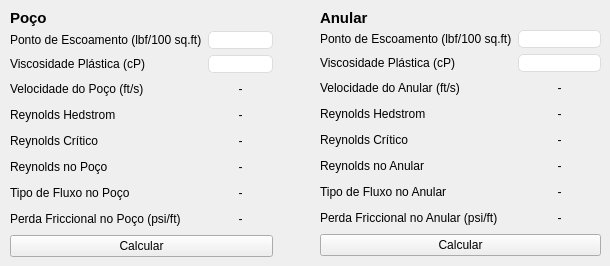
    <widget class="QWidget" name="tab_9">
     <attribute name="title">
      <string>           Modelo de Bigham            </string>
     </attribute>
     <widget class="QLabel" name="label_8">
      <property name="geometry">
       <rect>
        <x>320</x>
        <y>10</y>
        <width>201</width>
        <height>16</height>
       </rect>
      </property>
      <property name="font">
       <font>
        <pointsize>11</pointsize>
        <bold>true</bold>
       </font>
      </property>
      <property name="text">
       <string>Anular</string>
      </property>
     </widget>
     <widget class="QLabel" name="label_9">
      <property name="geometry">
       <rect>
        <x>10</x>
        <y>10</y>
        <width>201</width>
        <height>16</height>
       </rect>
      </property>
      <property name="font">
       <font>
        <pointsize>11</pointsize>
        <bold>true</bold>
       </font>
      </property>
      <property name="text">
       <string>Poço</string>
      </property>
     </widget>
     <widget class="QWidget" name="gridLayoutWidget_5">
      <property name="geometry">
       <rect>
        <x>10</x>
        <y>31</y>
        <width>263</width>
        <height>226</height>
       </rect>
      </property>
      <layout class="QGridLayout" name="gridLayout_5">
       <item row="2" column="0">
        <widget class="QLabel" name="lbnTituloVelocidadePocoBigham">
         <property name="font">
          <font>
           <pointsize>9</pointsize>
           <bold>false</bold>
          </font>
         </property>
         <property name="text">
          <string>Velocidade do Poço (ft/s)</string>
         </property>
         <property name="alignment">
          <set>Qt::AlignmentFlag::AlignLeading|Qt::AlignmentFlag::AlignLeft|Qt::AlignmentFlag::AlignVCenter</set>
         </property>
        </widget>
       </item>
       <item row="5" column="1">
        <widget class="QLabel" name="lbnReynoldsPocoBigham">
         <property name="styleSheet">
          <string notr="true"/>
         </property>
         <property name="text">
          <string>-</string>
         </property>
         <property name="alignment">
          <set>Qt::AlignmentFlag::AlignCenter</set>
         </property>
        </widget>
       </item>
       <item row="7" column="0">
        <widget class="QLabel" name="lbnTituloPerdaFriccionalPocoBigham">
         <property name="font">
          <font>
           <pointsize>9</pointsize>
           <bold>false</bold>
          </font>
         </property>
         <property name="text">
          <string>Perda Friccional no Poço (psi/ft)</string>
         </property>
         <property name="alignment">
          <set>Qt::AlignmentFlag::AlignLeading|Qt::AlignmentFlag::AlignLeft|Qt::AlignmentFlag::AlignVCenter</set>
         </property>
        </widget>
       </item>
       <item row="2" column="1">
        <widget class="QLabel" name="lbnVelocidadePocoBigham">
         <property name="styleSheet">
          <string notr="true"/>
         </property>
         <property name="text">
          <string>-</string>
         </property>
         <property name="alignment">
          <set>Qt::AlignmentFlag::AlignCenter</set>
         </property>
        </widget>
       </item>
       <item row="8" column="0" colspan="2">
        <widget class="QPushButton" name="btnCalcularModeloBighamPoco">
         <property name="font">
          <font>
           <pointsize>9</pointsize>
           <bold>false</bold>
          </font>
         </property>
         <property name="text">
          <string>Calcular</string>
         </property>
        </widget>
       </item>
       <item row="0" column="1">
        <widget class="QLineEdit" name="editPontoEscoamentoPoco">
         <property name="styleSheet">
          <string notr="true">border: 1px solid #dddddd;  /* borda cinza bem leve */
border-radius: 5px;</string>
         </property>
        </widget>
       </item>
       <item row="3" column="0">
        <widget class="QLabel" name="lbnTituloHedstromPocoBigham">
         <property name="font">
          <font>
           <pointsize>9</pointsize>
           <bold>false</bold>
          </font>
         </property>
         <property name="text">
          <string>Reynolds Hedstrom</string>
         </property>
         <property name="alignment">
          <set>Qt::AlignmentFlag::AlignLeading|Qt::AlignmentFlag::AlignLeft|Qt::AlignmentFlag::AlignVCenter</set>
         </property>
        </widget>
       </item>
       <item row="1" column="0">
        <widget class="QLabel" name="lbnTituloViscosidadePlasticaPoco">
         <property name="font">
          <font>
           <pointsize>9</pointsize>
           <bold>false</bold>
          </font>
         </property>
         <property name="text">
          <string>Viscosidade Plástica (cP)</string>
         </property>
         <property name="alignment">
          <set>Qt::AlignmentFlag::AlignLeading|Qt::AlignmentFlag::AlignLeft|Qt::AlignmentFlag::AlignVCenter</set>
         </property>
        </widget>
       </item>
       <item row="7" column="1">
        <widget class="QLabel" name="lbnPerdaFriccionalPocoBigham">
         <property name="styleSheet">
          <string notr="true"/>
         </property>
         <property name="text">
          <string>-</string>
         </property>
         <property name="alignment">
          <set>Qt::AlignmentFlag::AlignCenter</set>
         </property>
        </widget>
       </item>
       <item row="1" column="1">
        <widget class="QLineEdit" name="editViscosidadePlasticaPoco">
         <property name="styleSheet">
          <string notr="true">border: 1px solid #dddddd;  /* borda cinza bem leve */
border-radius: 5px;</string>
         </property>
        </widget>
       </item>
       <item row="0" column="0">
        <widget class="QLabel" name="lbnTituloPontoEscoamentoPoco">
         <property name="font">
          <font>
           <pointsize>9</pointsize>
           <bold>false</bold>
          </font>
         </property>
         <property name="text">
          <string>Ponto de Escoamento (lbf/100 sq.ft)</string>
         </property>
         <property name="alignment">
          <set>Qt::AlignmentFlag::AlignLeading|Qt::AlignmentFlag::AlignLeft|Qt::AlignmentFlag::AlignVCenter</set>
         </property>
        </widget>
       </item>
       <item row="5" column="0">
        <widget class="QLabel" name="lbnTituloReynoldsPocoBigham">
         <property name="font">
          <font>
           <pointsize>9</pointsize>
           <bold>false</bold>
          </font>
         </property>
         <property name="text">
          <string>Reynolds no Poço</string>
         </property>
         <property name="alignment">
          <set>Qt::AlignmentFlag::AlignLeading|Qt::AlignmentFlag::AlignLeft|Qt::AlignmentFlag::AlignVCenter</set>
         </property>
        </widget>
       </item>
       <item row="6" column="0">
        <widget class="QLabel" name="lbnTituloTipoFluxoPocoBigham">
         <property name="font">
          <font>
           <pointsize>9</pointsize>
           <bold>false</bold>
          </font>
         </property>
         <property name="text">
          <string>Tipo de Fluxo no Poço</string>
         </property>
         <property name="alignment">
          <set>Qt::AlignmentFlag::AlignLeading|Qt::AlignmentFlag::AlignLeft|Qt::AlignmentFlag::AlignVCenter</set>
         </property>
        </widget>
       </item>
       <item row="6" column="1">
        <widget class="QLabel" name="lbnTipoFluxoPocoBigham">
         <property name="styleSheet">
          <string notr="true"/>
         </property>
         <property name="text">
          <string>-</string>
         </property>
         <property name="alignment">
          <set>Qt::AlignmentFlag::AlignCenter</set>
         </property>
        </widget>
       </item>
       <item row="4" column="0">
        <widget class="QLabel" name="lbnTituloCriticoPocoBigham">
         <property name="font">
          <font>
           <pointsize>9</pointsize>
           <bold>false</bold>
          </font>
         </property>
         <property name="text">
          <string>Reynolds Crítico</string>
         </property>
         <property name="alignment">
          <set>Qt::AlignmentFlag::AlignLeading|Qt::AlignmentFlag::AlignLeft|Qt::AlignmentFlag::AlignVCenter</set>
         </property>
        </widget>
       </item>
       <item row="3" column="1">
        <widget class="QLabel" name="lbnReynoldsHedstromPocoBigham">
         <property name="styleSheet">
          <string notr="true"/>
         </property>
         <property name="text">
          <string>-</string>
         </property>
         <property name="alignment">
          <set>Qt::AlignmentFlag::AlignCenter</set>
         </property>
        </widget>
       </item>
       <item row="4" column="1">
        <widget class="QLabel" name="lbnReynoldsCriticoPocoBigham">
         <property name="styleSheet">
          <string notr="true"/>
         </property>
         <property name="text">
          <string>-</string>
         </property>
         <property name="alignment">
          <set>Qt::AlignmentFlag::AlignCenter</set>
         </property>
        </widget>
       </item>
      </layout>
     </widget>
     <widget class="QWidget" name="gridLayoutWidget_6">
      <property name="geometry">
       <rect>
        <x>320</x>
        <y>30</y>
        <width>281</width>
        <height>226</height>
       </rect>
      </property>
      <layout class="QGridLayout" name="gridLayout_6">
       <item row="0" column="1">
        <widget class="QLineEdit" name="editPontoEscoamentoAnular">
         <property name="styleSheet">
          <string notr="true">border: 1px solid #dddddd;  /* borda cinza bem leve */
border-radius: 5px;</string>
         </property>
        </widget>
       </item>
       <item row="3" column="0">
        <widget class="QLabel" name="lbnTituloHedstromAnularBigham">
         <property name="font">
          <font>
           <pointsize>9</pointsize>
           <bold>false</bold>
          </font>
         </property>
         <property name="text">
          <string>Reynolds Hedstrom</string>
         </property>
         <property name="alignment">
          <set>Qt::AlignmentFlag::AlignLeading|Qt::AlignmentFlag::AlignLeft|Qt::AlignmentFlag::AlignVCenter</set>
         </property>
        </widget>
       </item>
       <item row="8" column="0" colspan="2">
        <widget class="QPushButton" name="btnCalcularModeloBighamAnular">
         <property name="font">
          <font>
           <pointsize>9</pointsize>
           <bold>false</bold>
          </font>
         </property>
         <property name="text">
          <string>Calcular</string>
         </property>
        </widget>
       </item>
       <item row="2" column="1">
        <widget class="QLabel" name="lbnVelocidadeAnularBigham">
         <property name="styleSheet">
          <string notr="true"/>
         </property>
         <property name="text">
          <string>-</string>
         </property>
         <property name="alignment">
          <set>Qt::AlignmentFlag::AlignCenter</set>
         </property>
        </widget>
       </item>
       <item row="5" column="1">
        <widget class="QLabel" name="lbnReynoldsAnularBigham">
         <property name="styleSheet">
          <string notr="true"/>
         </property>
         <property name="text">
          <string>-</string>
         </property>
         <property name="alignment">
          <set>Qt::AlignmentFlag::AlignCenter</set>
         </property>
        </widget>
       </item>
       <item row="6" column="0">
        <widget class="QLabel" name="lbnTituloTipoFluxoAnularBigham">
         <property name="font">
          <font>
           <pointsize>9</pointsize>
           <bold>false</bold>
          </font>
         </property>
         <property name="text">
          <string>Tipo de Fluxo no Anular</string>
         </property>
         <property name="alignment">
          <set>Qt::AlignmentFlag::AlignLeading|Qt::AlignmentFlag::AlignLeft|Qt::AlignmentFlag::AlignVCenter</set>
         </property>
        </widget>
       </item>
       <item row="7" column="1">
        <widget class="QLabel" name="lbnPerdaFriccionalAnularBigham">
         <property name="styleSheet">
          <string notr="true"/>
         </property>
         <property name="text">
          <string>-</string>
         </property>
         <property name="alignment">
          <set>Qt::AlignmentFlag::AlignCenter</set>
         </property>
        </widget>
       </item>
       <item row="0" column="0">
        <widget class="QLabel" name="lbnTituloPontoEscoamentoAnular">
         <property name="font">
          <font>
           <pointsize>9</pointsize>
           <bold>false</bold>
          </font>
         </property>
         <property name="text">
          <string>Ponto de Escoamento (lbf/100 sq.ft)</string>
         </property>
         <property name="alignment">
          <set>Qt::AlignmentFlag::AlignLeading|Qt::AlignmentFlag::AlignLeft|Qt::AlignmentFlag::AlignVCenter</set>
         </property>
        </widget>
       </item>
       <item row="5" column="0">
        <widget class="QLabel" name="lbnTituloReynoldsAnularBigham">
         <property name="font">
          <font>
           <pointsize>9</pointsize>
           <bold>false</bold>
          </font>
         </property>
         <property name="text">
          <string>Reynolds no Anular</string>
         </property>
         <property name="alignment">
          <set>Qt::AlignmentFlag::AlignLeading|Qt::AlignmentFlag::AlignLeft|Qt::AlignmentFlag::AlignVCenter</set>
         </property>
        </widget>
       </item>
       <item row="1" column="1">
        <widget class="QLineEdit" name="editViscosidadePlasticaAnular">
         <property name="styleSheet">
          <string notr="true">border: 1px solid #dddddd;  /* borda cinza bem leve */
border-radius: 5px;</string>
         </property>
        </widget>
       </item>
       <item row="6" column="1">
        <widget class="QLabel" name="lbnTipoFluxoAnularBigham">
         <property name="styleSheet">
          <string notr="true"/>
         </property>
         <property name="text">
          <string>-</string>
         </property>
         <property name="alignment">
          <set>Qt::AlignmentFlag::AlignCenter</set>
         </property>
        </widget>
       </item>
       <item row="1" column="0">
        <widget class="QLabel" name="lbnTituloViscosidadePlasticaAnular">
         <property name="font">
          <font>
           <pointsize>9</pointsize>
           <bold>false</bold>
          </font>
         </property>
         <property name="text">
          <string>Viscosidade Plástica (cP)</string>
         </property>
         <property name="alignment">
          <set>Qt::AlignmentFlag::AlignLeading|Qt::AlignmentFlag::AlignLeft|Qt::AlignmentFlag::AlignVCenter</set>
         </property>
        </widget>
       </item>
       <item row="2" column="0">
        <widget class="QLabel" name="lbnTituloVelocidadeAnularBigham">
         <property name="font">
          <font>
           <pointsize>9</pointsize>
           <bold>false</bold>
          </font>
         </property>
         <property name="text">
          <string>Velocidade do Anular (ft/s)</string>
         </property>
         <property name="alignment">
          <set>Qt::AlignmentFlag::AlignLeading|Qt::AlignmentFlag::AlignLeft|Qt::AlignmentFlag::AlignVCenter</set>
         </property>
        </widget>
       </item>
       <item row="7" column="0">
        <widget class="QLabel" name="lbnTituloPerdaFriccionalAnularBigham">
         <property name="font">
          <font>
           <pointsize>9</pointsize>
           <bold>false</bold>
          </font>
         </property>
         <property name="text">
          <string>Perda Friccional no Anular (psi/ft)</string>
         </property>
         <property name="alignment">
          <set>Qt::AlignmentFlag::AlignLeading|Qt::AlignmentFlag::AlignLeft|Qt::AlignmentFlag::AlignVCenter</set>
         </property>
        </widget>
       </item>
       <item row="4" column="0">
        <widget class="QLabel" name="lbnTituloCriticoAnularBigham">
         <property name="font">
          <font>
           <pointsize>9</pointsize>
           <bold>false</bold>
          </font>
         </property>
         <property name="text">
          <string>Reynolds Crítico</string>
         </property>
         <property name="alignment">
          <set>Qt::AlignmentFlag::AlignLeading|Qt::AlignmentFlag::AlignLeft|Qt::AlignmentFlag::AlignVCenter</set>
         </property>
        </widget>
       </item>
       <item row="3" column="1">
        <widget class="QLabel" name="lbnReynoldsHedstromAnularBigham">
         <property name="styleSheet">
          <string notr="true"/>
         </property>
         <property name="text">
          <string>-</string>
         </property>
         <property name="alignment">
          <set>Qt::AlignmentFlag::AlignCenter</set>
         </property>
        </widget>
       </item>
       <item row="4" column="1">
        <widget class="QLabel" name="lbnReynoldsCriticoAnularBigham">
         <property name="styleSheet">
          <string notr="true"/>
         </property>
         <property name="text">
          <string>-</string>
         </property>
         <property name="alignment">
          <set>Qt::AlignmentFlag::AlignCenter</set>
         </property>
        </widget>
       </item>
      </layout>
     </widget>
    </widget>
